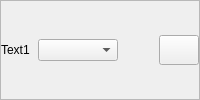
             <widget class="QFrame" name="text1_7">
              <property name="maximumSize">
               <size>
                <width>16777215</width>
                <height>16777215</height>
               </size>
              </property>
              <property name="frameShape">
               <enum>QFrame::StyledPanel</enum>
              </property>
              <property name="frameShadow">
               <enum>QFrame::Raised</enum>
              </property>
              <layout class="QHBoxLayout" name="horizontalLayout_42">
               <property name="spacing">
                <number>4</number>
               </property>
               <property name="leftMargin">
                <number>0</number>
               </property>
               <property name="topMargin">
                <number>0</number>
               </property>
               <property name="rightMargin">
                <number>0</number>
               </property>
               <property name="bottomMargin">
                <number>0</number>
               </property>
               <item>
                <widget class="QLabel" name="text1_8">
                 <property name="minimumSize">
                  <size>
                   <width>0</width>
                   <height>0</height>
                  </size>
                 </property>
                 <property name="maximumSize">
                  <size>
                   <width>70</width>
                   <height>16777215</height>
                  </size>
                 </property>
                 <property name="text">
                  <string>Text1</string>
                 </property>
                </widget>
               </item>
               <item>
                <widget class="QComboBox" name="changeSelectedColor_28">
                 <property name="minimumSize">
                  <size>
                   <width>80</width>
                   <height>0</height>
                  </size>
                 </property>
                 <property name="maximumSize">
                  <size>
                   <width>80</width>
                   <height>16777215</height>
                  </size>
                 </property>
                </widget>
               </item>
               <item>
                <widget class="QLabel" name="selectedColor_28">
                 <property name="minimumSize">
                  <size>
                   <width>0</width>
                   <height>24</height>
                  </size>
                 </property>
                 <property name="maximumSize">
                  <size>
                   <width>50</width>
                   <height>24</height>
                  </size>
                 </property>
                 <property name="text">
                  <string/>
                 </property>
                </widget>
               </item>
               <item>
                <widget class="QPushButton" name="colorPicker_28">
                 <property name="minimumSize">
                  <size>
                   <width>40</width>
                   <height>30</height>
                  </size>
                 </property>
                 <property name="maximumSize">
                  <size>
                   <width>40</width>
                   <height>30</height>
                  </size>
                 </property>
                 <property name="cursor">
                  <cursorShape>PointingHandCursor</cursorShape>
                 </property>
                 <property name="text">
                  <string/>
                 </property>
                </widget>
               </item>
              </layout>
             </widget>
